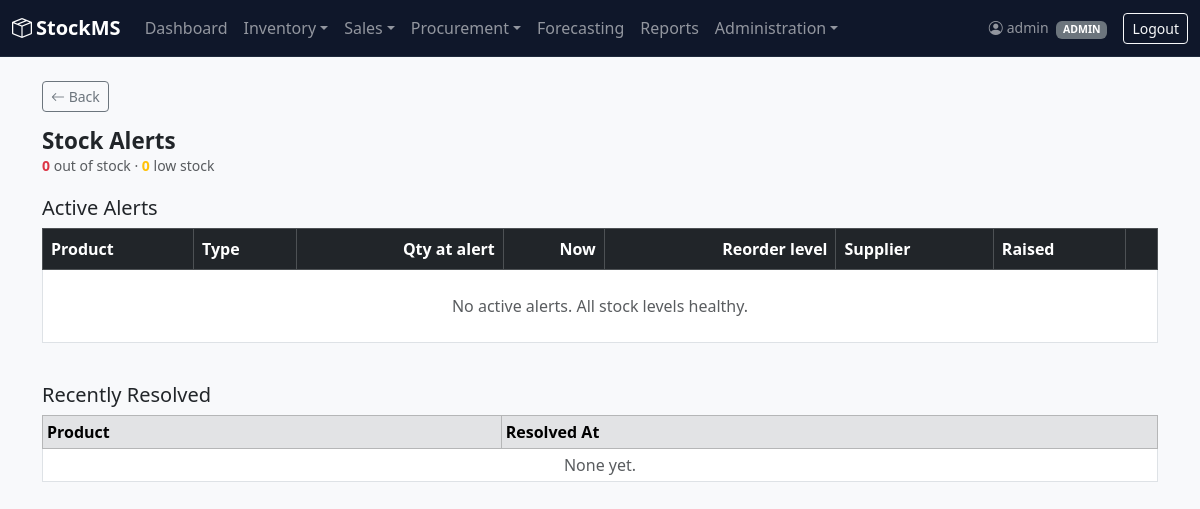
The app's page /alerts/ (signed in), older data.
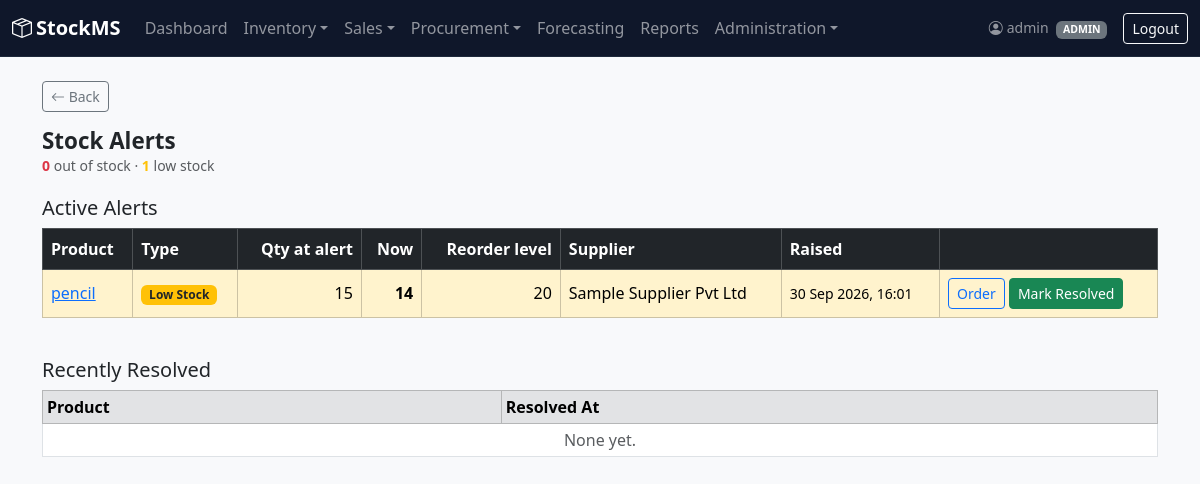
The same page, newer data.
### alerts/models.py (models this page shows, shortened)
class StockAlert(models.Model):
    class AlertType(models.TextChoices):
        LOW_STOCK = 'LOW_STOCK', 'Low Stock'
        OUT_OF_STOCK = 'OUT_OF_STOCK', 'Out of Stock'
    product = models.ForeignKey(Product, on_delete=models.CASCADE, related_name='alerts')
    alert_type = models.CharField(
        max_length=20, choices=AlertType.choices, default=AlertType.LOW_STOCK
    )
    quantity_at_alert = models.PositiveIntegerField()
    reorder_level_at_alert = models.PositiveIntegerField()
    created_at = models.DateTimeField(auto_now_add=True)
    resolved = models.BooleanField(default=False)
    resolved_at = models.DateTimeField(null=True, blank=True)
    class Meta:
        ordering = ['-created_at']

### inventory/models.py (models this page shows, shortened)
class Product(models.Model):
    name = models.CharField(max_length=200)
    brand = models.CharField(max_length=80, blank=True, default='')
    sku = models.CharField(max_length=50, unique=True)
    barcode = models.CharField(max_length=100, unique=True, blank=True, null=True)
    category = models.ForeignKey(Category, on_delete=models.SET_NULL, null=True, related_name='products')
    supplier = models.ForeignKey(Supplier, on_delete=models.SET_NULL, null=True, related_name='products')
    price = models.DecimalField(max_digits=10, decimal_places=2)
    cost_price = models.DecimalField(max_digits=10, decimal_places=2, default=0)
    quantity = models.PositiveIntegerField(default=0)
    reorder_level = models.PositiveIntegerField(default=10)
    max_stock_level = models.PositiveIntegerField(default=100)
    created_at = models.DateTimeField(auto_now_add=True)
    updated_at = models.DateTimeField(auto_now=True)

class Supplier(models.Model):
    name = models.CharField(max_length=200)
    contact_person = models.CharField(max_length=100, blank=True)
    phone = models.CharField(max_length=20, blank=True)
    email = models.EmailField(blank=True)
    address = models.TextField(blank=True)
    gst_number = models.CharField(max_length=20, blank=True)
    def __str__(self):
        return self.name

### alerts/views.py (the view)
# urls.py: path('', views.alert_list, name='alert_list'),
@login_required
def alert_list(request):
    alerts = StockAlert.objects.select_related('product', 'product__supplier').filter(resolved=False)
    resolved_alerts = StockAlert.objects.select_related('product').filter(
        resolved=True
    ).order_by('-resolved_at')[:10]
    return render(request, 'alerts/alert_list.html', {
        'alerts': alerts,
        'resolved_alerts': resolved_alerts,
        'out_count': alerts.filter(alert_type=StockAlert.AlertType.OUT_OF_STOCK).count(),
        'low_count': alerts.filter(alert_type=StockAlert.AlertType.LOW_STOCK).count(),
    })

### alerts/context_processors.py (called while the page is built)
def alert_counts(request):
    user = getattr(request, 'user', None)
    if user is None or not user.is_authenticated:
        return {}
    return {'active_alert_count': StockAlert.objects.filter(resolved=False).count()}

### alerts/templates/alerts/alert_list.html (shortened to what this page needs)
{% extends 'base.html' %}
{% block content %}
<div class="page-header">
    <div>
        <h2>Stock Alerts</h2>
        <div class="text-muted small"><span class="text-danger fw-semibold">{{ out_count }}</span> out of stock &middot; <span class="text-warning fw-semibold">{{ low_count }}</span> low stock</div>
    </div>
</div>
<h5>Active Alerts</h5>
<div class="table-responsive">
<table class="table table-bordered bg-white align-middle">
    <thead class="table-dark">
        <tr><th>Product</th><th>Type</th><th class="text-end">Qty at alert</th><th class="text-end">Now</th><th class="text-end">Reorder level</th><th>Supplier</th><th>Raised</th>
            {% if user.role == 'ADMIN' or user.role == 'MANAGER' %}<th></th>{% endif %}</tr>
    </thead>
    <tbody>
        {% for alert in alerts %}
        <tr class="{% if alert.alert_type == 'OUT_OF_STOCK' %}table-danger{% else %}table-warning{% endif %}">
            <td><a href="{% url 'product_detail' alert.product.pk %}">{{ alert.product.name }}</a></td>
            <td>{% if alert.alert_type == 'OUT_OF_STOCK' %}<span class="badge bg-danger">Out of Stock</span>{% else %}<span class="badge bg-warning text-dark">Low Stock</span>{% endif %}</td>
            <td class="text-end">{{ alert.quantity_at_alert }}</td>
            <td class="text-end fw-semibold">{{ alert.product.quantity }}</td>
            <td class="text-end">{{ alert.reorder_level_at_alert }}</td>
            <td>{{ alert.product.supplier|default:"-" }}</td>
            <td class="small">{{ alert.created_at|date:"d M Y, H:i" }}</td>
            {% if user.role == 'ADMIN' or user.role == 'MANAGER' %}
            <td class="text-nowrap">
                <a href="{% url 'purchase_order_create' %}?product={{ alert.product.pk }}" class="btn btn-sm btn-outline-primary">Order</a>
                <a href="{% url 'resolve_alert' alert.pk %}" class="btn btn-sm btn-success">Mark Resolved</a>
            </td>
            {% endif %}
        </tr>
        {% empty %}
        <tr><td colspan="8" class="text-center text-muted py-4">No active alerts. All stock levels healthy.</td></tr>
        {% endfor %}
    </tbody>
</table>
</div>
<h5 class="mt-4">Recently Resolved</h5>
<table class="table table-bordered table-sm bg-white">
    <thead class="table-secondary"><tr><th>Product</th><th>Resolved At</th></tr></thead>
    <tbody>
        {% for alert in resolved_alerts %}
        <tr><td>{{ alert.product.name }}</td><td>{{ alert.resolved_at|date:"d M Y, H:i" }}</td></tr>
        {% empty %}
        <tr><td colspan="2" class="text-center text-muted">None yet.</td></tr>
        {% endfor %}
    </tbody>
</table>
{% endblock %}

Row changes from the older to the newer data that the page shows:
added StockAlert: product.name "pencil", alert_type "Low Stock", quantity_at_alert "15", product.quantity "14", reorder_level_at_alert "20", product.supplier "Sample Supplier Pvt Ltd", created_at "30 Sep 2026, 16:01"
Text that changed along with them:
{{ low_count }}: "0" → "1"
text no longer shown: "No active alerts. All stock levels healthy."
